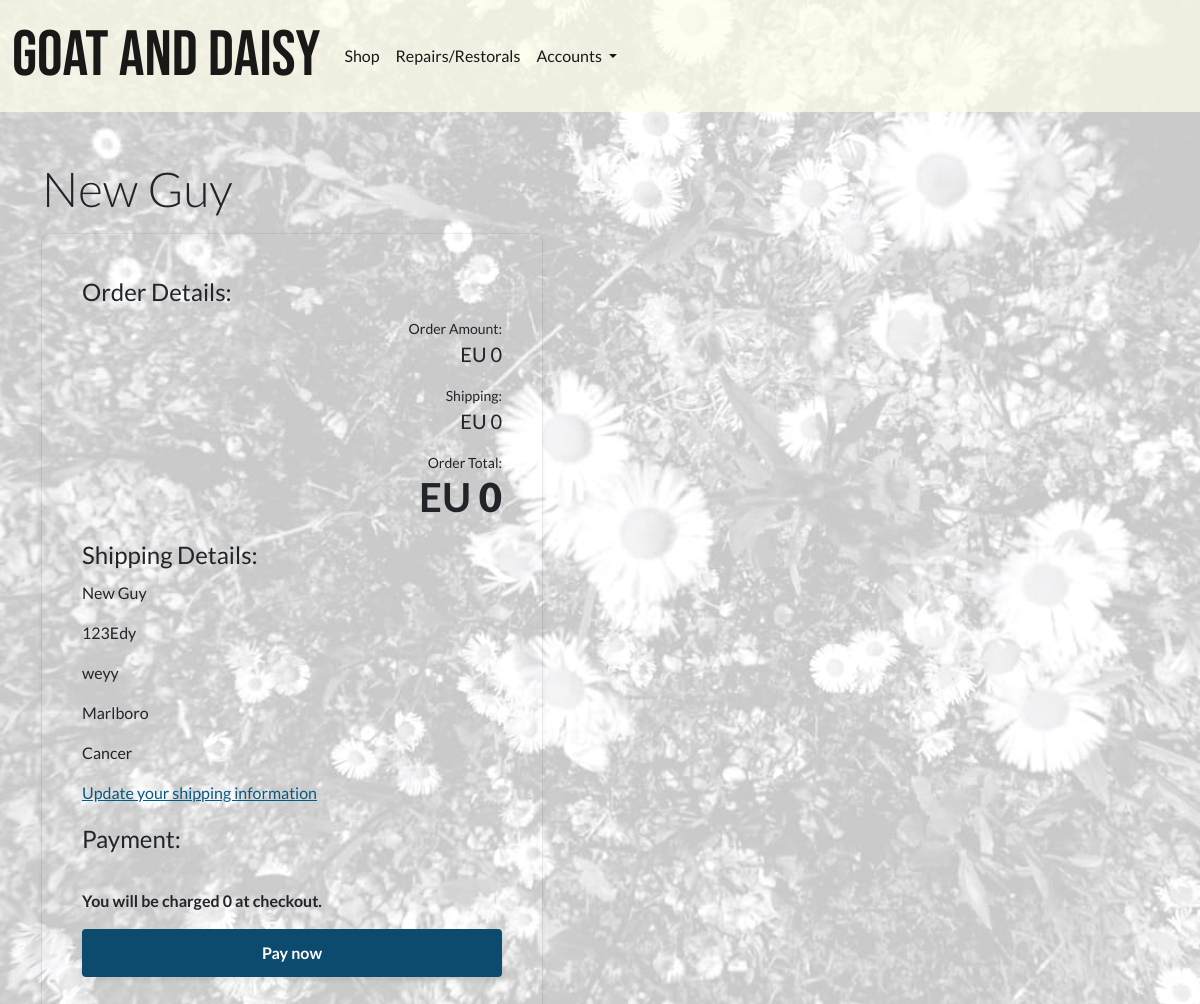
The app's page /invoices/checkout/ (signed in) with its own data.
### profiles/models.py (models this page shows, shortened)
class Customer(models.Model):
    username = models.OneToOneField(
        User, on_delete=models.CASCADE, null=True, editable=False)
    email = models.EmailField(unique=True, default="start@domain.dj")
    full_name = models.CharField(max_length=100, null=True, blank=True)
    address1 = models.CharField(max_length=100, null=True, blank=True)
    address2 = models.CharField(max_length=100, null=True, blank=True)
    postcode = models.CharField(max_length=40, null=True, blank=True)
    town_or_city = models.CharField(max_length=40, null=True, blank=True)
    country = models.CharField(max_length=40, null=True, blank=True)
    notes = models.TextField(null=True, blank=True)
    staff_notes = models.TextField(null=True, blank=True)
    has_active_shop_orders = models.BooleanField(default=False)
    has_active_repairs = models.BooleanField(default=False)

### invoices/views.py (the view)
# urls.py: path('checkout/', views.checkout, name='checkout'),
def checkout(request):
    if request.user.is_authenticated:
        customer_profile = get_object_or_404(Customer, username=request.user)
    else:
        customer_profile = {"full_name": "Your order:"}
    form = ShopCheckoutForm()
    context = {
        'customer_profile': customer_profile,
        'stripe_public_key': settings.STRIPE_PUBLIC_KEY,
        'stripe_base_url': settings.STRIPE_BASE_URL,
    }
    return render(request, 'invoices/checkout.html', context)

### invoices/contexts.py (called while the page is built, shortened)
def shopping_cart(request):
    template_cart = []
    products_count = 0
    order_amount = 0
    shipping = 0
    cart = request.session.get('cart', {})
    for item in enumerate(template_cart):
        products_count += 1
    order_total = order_amount + shipping
    stripe_total = round(order_total * 100)
    context = {
        'template_cart': template_cart,
        'products_count': products_count,
        'order_amount': order_amount,
        'shipping': shipping,
        'order_total': order_total,
        'stripe_total': stripe_total,
    }
    return context

### profiles/templatetags/user_in_group_tag.py (called while the page is built)
@register.filter(name='has_group')
def has_group(user, group_name):
    try:
        group = Group.objects.get(name=group_name)
    except Group.DoesNotExist:
        return False
    return group in user.groups.all()

### invoices/templates/invoices/checkout.html (shortened to what this page needs)
{% extends 'base.html' %}
{% load static %}
{% load crispy_forms_tags %}
{% load crispy_forms_field %}
{% block extra_css %}
<link rel="stylesheet" href="{% static 'css/checkout.css'%}" />
<link rel="stylesheet" href="{% static 'css/daisy_bg_image_trans.css'%}" />
{% endblock %}
{% block content%}
  <p class="display-5">{{ customer_profile.full_name }}</p>
  <form id="payment-form" method="POST" >
    <fieldset>
      <legend>Order Details:</legend>
      <div class="margin-0-center flex-between-end flex-column margin-0-center">
        <small>Order Amount:</small>
        <p class="lead ">EU {{ order_amount }}</p>
        <small>Shipping: </small>
        <p class="lead ">EU {{ shipping }}</p>
        <small>Order Total:</small>
        <p class="display-6">EU<strong> {{ order_total }}</strong></p>
      </div>
    </fieldset>
    <fieldset>
      <legend>Shipping Details:</legend>
      {% if not user.is_authenticated %} {{form|crispy}} {% else %}
      <p>{{ customer_profile.full_name }}</p>
      <p>{{ customer_profile.address1 }}</p>
      <p>{{ customer_profile.address2 }}</p>
      <p>{{ customer_profile.town_or_city }}</p>
      <p>{{ customer_profile.country }}</p>
      <a href="{% url 'public_customer_account_update' customer_profile.id %}">
        <p>Update your shipping information</p>
      </a>
      {% endif %}
    </fieldset>
    <fieldset>
      <legend>Payment:</legend>
      <p><strong>You will be charged {{ order_total }} at checkout.</strong></p>
      <button type="submit" id="submit">
        <span id="button-text">Pay now</span>
      </button>
    </fieldset>
  </form>
{% endblock %}

### static/css/site_base_custom.css (style rules this page uses)
body { background-color: var(--amber-100); font-family: "Lato", sans-serif; }
a { color: var(--sky-800); font-weight: 400; }
.lead { font-weight: 400; }
.display-6 { font-weight: 700; }
.flex-between-end { display: flex; justify-content: space-between; align-items: flex-end; }
.flex-column { flex-direction: column; }
.margin-0-center { margin: 0 auto; }

### static/css/checkout.css (style rules this page uses)
* { box-sizing: border-box; }
form { width: 30vw; min-width: 500px; align-self: center; box-shadow: 0px 0px 0px 0.5px rgba(50, 50, 93, 0.1), 0px 2px 5px 0px rgba(50, 50, 93, 0.1), 0px 1px 1.5px 0px rgba(0, 0, 0, 0.07); border-radius: 7px; padding: 40px; }
button { background: var(--sky-900); font-family: inherit; color: #ffffff; border-radius: 4px; border: 0; padding: 12px 16px; font-size: 16px; font-weight: 600; cursor: pointer; display: block; transition: all 0.2s ease; box-shadow: 0px 4px 5.5px 0px rgba(0, 0, 0, 0.07); width: 100%; }

### static/css/daisy_bg_image_trans.css (style rules this page uses)
body { background-image: url("../img/daisys-25.jpg"); background-repeat: no-repeat; background-position: left; background-size: cover; background-attachment: fixed; }

### records on screen
Customer: full_name "New Guy", address1 "123Edy", address2 "weyy", town_or_city "Marlboro", country "Cancer"

### other values on screen
{{ order_amount }} "0"
{{ shipping }} "0"
{{ order_total }} "0"
